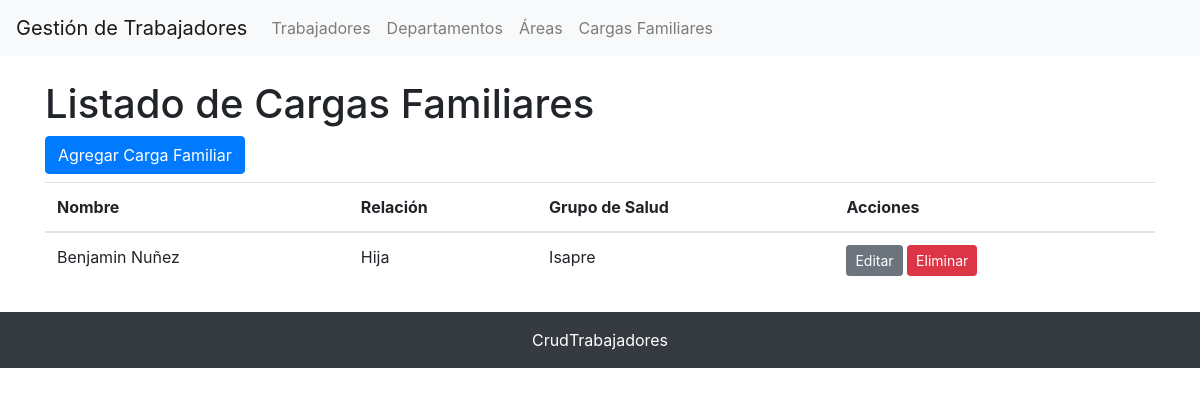
Page /CrudTrabajadores/cargas_familiares/ on the committed database.
### CrudTrabajadores/models.py (models this page shows, shortened)
class CargaFamiliar(models.Model):
    nombre_carga = models.CharField(max_length=50, blank=False)
    relacion = models.CharField(max_length=50, blank=False)
    GRUPO_SALUD_CHOICES = [
        ('Fonasa', 'Fonasa'),
        ('Isapre', 'Isapre'),
    ]
    grupo_salud = models.CharField(max_length=50, choices=GRUPO_SALUD_CHOICES, blank=False)

### CrudTrabajadores/views.py (the view)
# urls.py: path('cargas_familiares/', views.CargaFamiliarListView.as_view(), name='carga_familiar_list'),
class CargaFamiliarListView(ListView):
    model = CargaFamiliar
    template_name = 'carga_familiar_list.html'
    context_object_name = 'cargas_familiares'

### CrudTrabajadores/templates/CrudTrabajadores/cargafamiliar_list.html (shortened to what this page needs)
{% extends 'base.html' %}
{% load static %}
{% block content %}
<h1>Listado de Cargas Familiares</h1>
<a href="{% url 'carga_familiar_create' %}" class="btn btn-primary mb-2">Agregar Carga Familiar</a>
<table class="table">
    <thead>
        <tr>
            <th>Nombre</th>
            <th>Relación</th>
            <th>Grupo de Salud</th>
            <th>Acciones</th>
        </tr>
    </thead>
    <tbody>
        {% for carga in cargas_familiares %}
            <tr>
                <td>{{ carga.nombre_carga }}</td>
                <td>{{ carga.relacion }}</td>
                <td>{{ carga.grupo_salud }}</td>
                <td>
                    <a href="{% url 'carga_familiar_edit' carga.id %}" class="btn btn-secondary btn-sm">Editar</a>
                    <a href="{% url 'carga_familiar_delete' carga.id %}" class="btn btn-danger btn-sm">Eliminar</a>
                </td>
            </tr>
        {% endfor %}
    </tbody>
</table>
{% endblock %}

### rows in the picture
CargaFamiliar: nombre_carga "Benjamin Nuñez", relacion "Hija", grupo_salud "Isapre"
